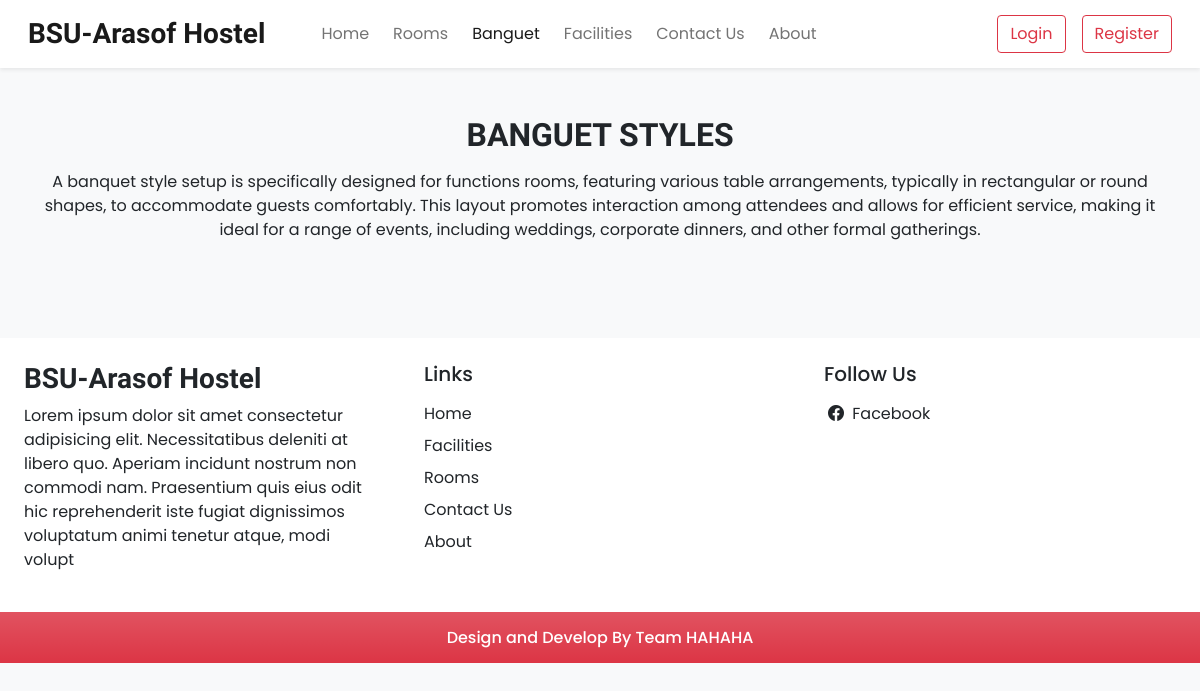
The app's page /banguet.php, older data.
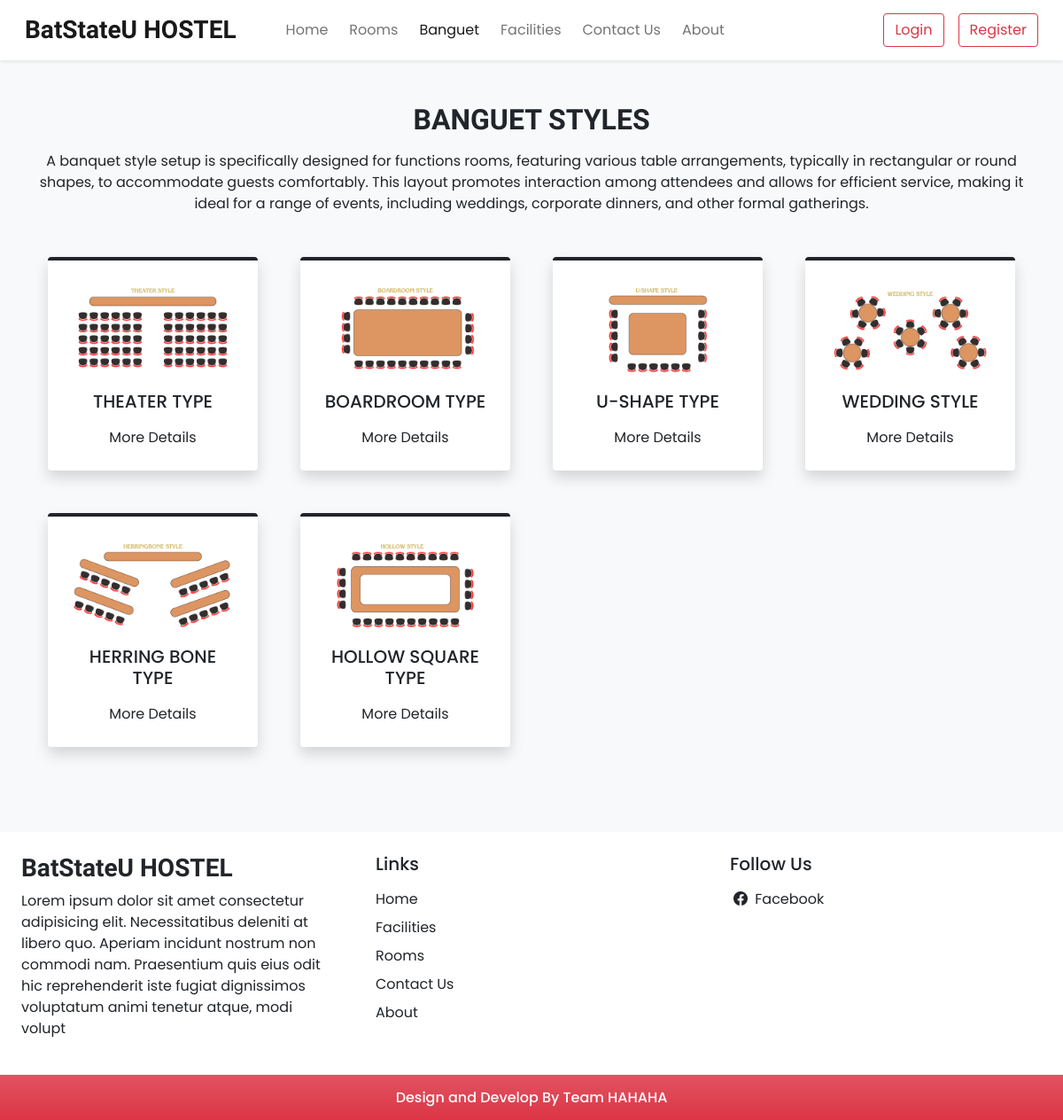
The same page, newer data.
### tables this page shows
CREATE TABLE `settings` (
  `sr_no` int(11) NOT NULL,
  `site_title` varchar(50) NOT NULL,
  `site_about` varchar(250) NOT NULL,
  `shutdown` tinyint(1) NOT NULL
);

CREATE TABLE `banguet` (
  `id` int(11) NOT NULL,
  `image` varchar(100) NOT NULL,
  `name` varchar(50) NOT NULL,
  `description` varchar(500) NOT NULL
);

### admin/inc/db_config.php (called while the page is built, shortened)
<?php
    function selectAll($table)
    {
     $con = $GLOBALS['con'];
     $res = mysqli_query($con,"SELECT * FROM $table");
     return $res;
    }
     function select($sql,$values,$datatypes)
     {
       $con = $GLOBALS['con'];
       if ($stmt = mysqli_prepare($con,$sql)){
         mysqli_stmt_bind_param($stmt,$datatypes,...$values);
        if (mysqli_stmt_execute($stmt)){
            $res = mysqli_stmt_get_result($stmt);
            return $res;
        }
        else{
                    mysqli_stmt_close($stmt);
            die("Query not be executed - Select");
        }
       }
       else{
        die("Query not be prepared - Select");
       }
     }
?>

### banguet.php (the view, shortened to what this page needs)
<!DOCTYPE html>
<html lang="en">
<head>
 <?php require('inc/link.php');?>
</head>
<body class="bg-light">
   <?php require('inc/header.php');?>
   <div class="my-5 px-4">
      <h2 class="fw-bold h-font text-center">BANGUET STYLES</h2>
       <p class="text-center mt-3">
       A banquet style setup is specifically designed for functions rooms, featuring various table arrangements, typically in rectangular or round shapes, to accommodate guests comfortably.
       This layout promotes interaction among attendees and allows for efficient service, making it ideal for a range of events, including weddings, corporate dinners, and other formal gatherings.
       </p>
   </div>
   <div class="container">
    <div class="row">
        <?php
          $res = selectAll('banguet');
          $path = BANGUET_IMG_PATH;
          while ($row = mysqli_fetch_assoc($res)) {
            echo <<<data
                <div class="col-lg-3 col-md-6 mb-5 px-4">
                    <div class="bg-white rounded shadow p-4 border-top border-4 border-dark pop">
                        <div class="text-center mb-3">
                            <img src="$path$row[image]" alt="$row[name]" class="img-fluid" style="max-width: 100%;">
                        </div>
                        <h5 class="text-center mb-3">$row[name]</h5>
                        <div class="text-center">
                            <button class="btn btn-link-dark p-0 no-highlight" data-bs-toggle="modal" data-bs-target="#detailsModal{$row['id']}">More Details</button>
                        </div>
                    </div>
                </div>
                <div class="modal fade" id="detailsModal{$row['id']}" tabindex="-1" aria-labelledby="detailsModalLabel{$row['id']}" aria-hidden="true">
                    <div class="modal-dialog">
                        <div class="modal-content">
                            <div class="modal-header">
                                <h5 class="modal-title" id="detailsModalLabel{$row['id']}">{$row['name']}</h5>
                                <button type="button" class="btn-close" data-bs-dismiss="modal" aria-label="Close"></button>
                            </div>
                            <div class="modal-body">
                                <div class="text-center mb-3">
                                    <img src="$path$row[image]" alt="$row[name]" class="img-fluid" style="max-width: 100%;">
                                </div>
                                <p>{$row['description']}</p>
                            </div>
                            <div class="modal-footer">
                                <button type="button" class="btn btn-secondary" data-bs-dismiss="modal">Close</button>
                            </div>
                        </div>
                    </div>
                </div>
            data;
          }
        ?>
    </div>
</div>
    <?php require('inc/footer.php');?>
    </body>
</html>

### inc/link.php (shortened to what this page needs)
<link href="https://cdn.jsdelivr.net/npm/bootstrap@5.0.2/dist/css/bootstrap.min.css" rel="stylesheet">
<link rel="stylesheet" href="https://cdn.jsdelivr.net/npm/bootstrap-icons@1.11.3/font/bootstrap-icons.min.css">
<link rel="stylesheet" href="css/common.css">
<?php
  require ($_SERVER['DOCUMENT_ROOT'] . '/hostel/admin/inc/db_config.php');
  $contact_q = "SELECT * FROM `contact_details` WHERE `sr_no`=?";
  $settings_q = "SELECT * FROM `settings` WHERE `sr_no`=?";
  $values = [1];
  $contact_r = mysqli_fetch_assoc(select($contact_q,$values,'i'));
  $settings_r = mysqli_fetch_assoc(select($settings_q,$values,'i'));
?>

### inc/header.php (shortened to what this page needs)
<nav id="nav-bar" class="navbar navbar-expand-lg navbar-light bg-white px-lg-3 py-lg-2 shadow-sm sticky-top">
        <div class="container-fluid">
            <a class="navbar-brand me-5 fw-bold fs-3 h-font" href="index.php"><?php echo $settings_r['site_title'] ?></a>
            <div class="collapse navbar-collapse" id="navbarSupportedContent">
            <ul class="navbar-nav me-auto mb-2 mb-lg-0">
                <li class="nav-item">
                <a class="nav-link  me-2 "  href="index.php">Home</a>
                </li>
                <li class="nav-item">
                <a class="nav-link me-2" href="room.php">Rooms</a>
                </li>
                <li class="nav-item">
                <a class="nav-link me-2" href="banguet.php">Banguet</a>
                </li>
                <li class="nav-item">
                <a class="nav-link me-2" href="facilities.php">Facilities</a>
                </li>
                <li class="nav-item">
                <a class="nav-link me-2" href="contact.php">Contact Us</a>
                </li>
                <li class="nav-item">
                <a class="nav-link me-2" href="about.php">About</a>
                </li>
            </ul>
            <div class="d-flex">
              <?php
               if (isset($_SESSION['login']) && $_SESSION['login']=true)
               {
                 $path =USERS_IMG_PATH;
                 echo <<<data
                  <div class="btn-group">
                    <button type="button" class="btn btn-outline-danger shadow-none dropdown-toggle" data-bs-toggle="dropdown" data-bs-display="static" aria-expanded="false">
                     <img src="$path$_SESSION[uPic]" style ="width: 25px; height:25px;" class="me-1">
                     $_SESSION[uName]
                    </button>
                    <ul class="dropdown-menu dropdown-menu-lg-end">
                      <li><a class="dropdown-item" href="profile.php">Profile</a></li>
                      <li><a class="dropdown-item" href="bookins.php">Bookings</a></li>
                      <li><a class="dropdown-item" href="logout.php">Logout</a></li>
                    </ul>
                  </div>
                 data;
               }
               else
               {
                echo <<<data
                  <button type="button"  class="btn btn-outline-danger shadow-none me-lg-3 me-2" data-bs-toggle="modal" data-bs-target="#loginModal">
                    Login
                    </button>
                        <button type="button"  class="btn btn-outline-danger shadow-none" data-bs-toggle="modal" data-bs-target="#registerModal">
                    Register
                    </button>
                data;
               }
              ?>
            </div>
            </div>
        </div>
</nav>

### inc/footer.php (shortened to what this page needs)
 <div class="container-fluid bg-white mt-5">
      <div class="row">
        <div class="col-lg-4 p-4">
           <h3 class="h-font fw-bold fs-3 mb-2"><?php echo $settings_r['site_title'] ?></h3>
           <p>
           <?php echo $settings_r['site_about'] ?>
           </p>
        </div>
        <div class="col-lg-4 p-4"  >
           <h5 class="mb-3">Links</h5>
           <a href="index.php" class="d-inline-block mb-2 text-dark text-decoration-none">Home</a><br>
           <a href="facilities.php" class="d-inline-block mb-2 text-dark text-decoration-none">Facilities</a><br>
           <a href="room.php" class="d-inline-block mb-2 text-dark text-decoration-none">Rooms</a><br>
           <a href="contact.php" class="d-inline-block mb-2 text-dark text-decoration-none">Contact Us</a><br>
           <a href="about.php" class="d-inline-block mb-2 text-dark text-decoration-none">About</a>
        </div>
        <div class="col-lg-4 p-4">
            <h5 class="mb-3">Follow Us</h5>
             <a href="<?php echo $contact_r['fb'] ?>" class="d-inline-block text-dark text-decoration-none mb-2">
                <i class="bi bi-facebook m-1"></i> Facebook
                </a><br>
        </div>
      </div>
</div>
<h6 class="text-center bg-danger bg-gradient text-white p-3 m-0">Design and Develop By Team HAHAHA</h6>

### css/common.css (style rules this page uses)
:root { --teal: hwb(0 3% 4% / 0.924); --teal_hover: hwb(0 9% 21% / 0.924); }
* { font-family: 'Poppins', 'san-seif'; }
.h-font { font-family: 'Merienda', cursive; }

Row changes from the older to the newer data that the page shows:
changed settings: site_title "BSU-Arasof Hostel" → "BatStateU HOSTEL"
added banguet: image (picture), name "THEATER TYPE"
added banguet: image (picture), name "BOARDROOM TYPE"
added banguet: image (picture), name "U-SHAPE TYPE"
added banguet: image (picture), name "WEDDING STYLE"
added banguet: image (picture), name "HERRING BONE TYPE"
added banguet: image (picture), name "HOLLOW SQUARE TYPE"
